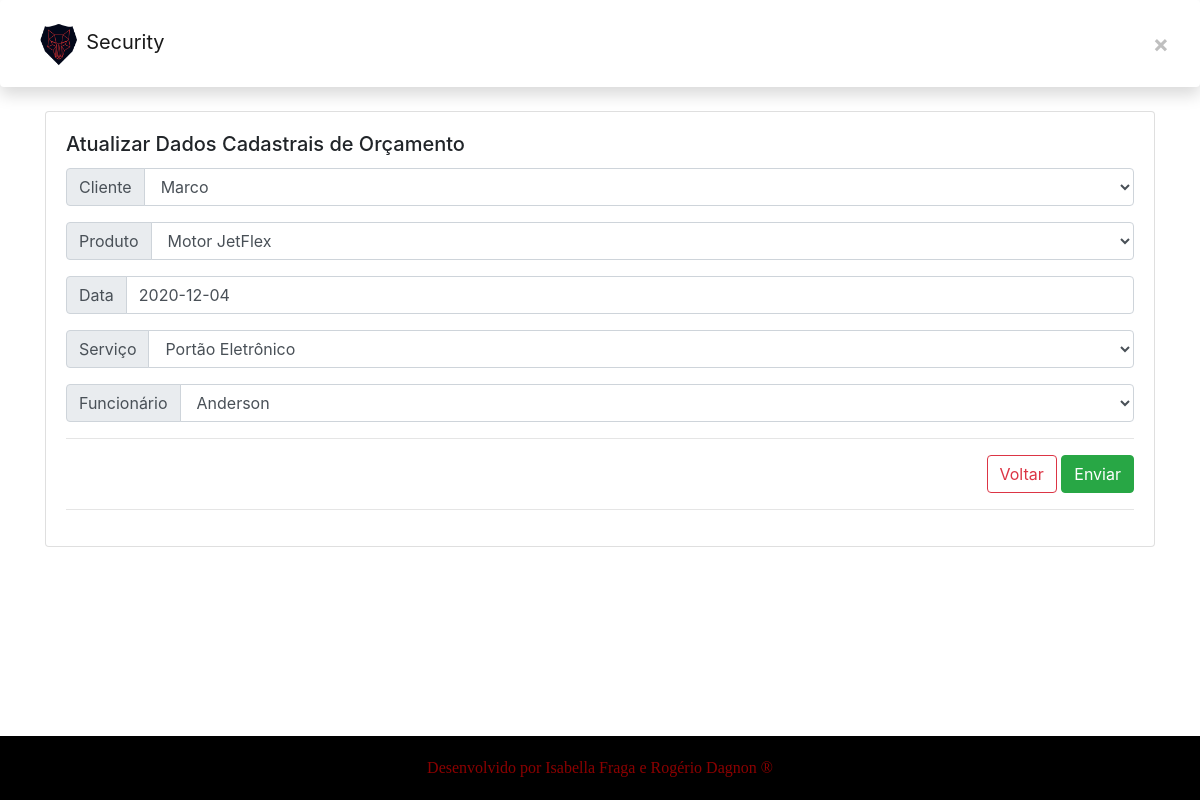
The page /app1/orcamento/1 on the database its author committed.
### app1/models.py (models this page shows, shortened)
class Orcamento(models.Model):
    cliente = models.ForeignKey(Cliente, on_delete=models.CASCADE, null=True)
    produto = models.ForeignKey(Produto, on_delete=models.CASCADE, null=True)
    funcionario = models.ForeignKey(Funcionario, on_delete=models.CASCADE, null=True)
    data = models.DateField(null=True)
    CATEGORIA_CHOICES = [
        ["CFTV", "CFTV"],
        ["AL", "Alarme"],
        ["CA", "Controle de Acesso"],
        ["TE", "Telefonia"],
        ["RE", "Redes"],
        ["PE", "Portão Eletrônico"],
    ]
    categoria = models.CharField(max_length=6, blank=False, choices=CATEGORIA_CHOICES, null=True)
    objetos = models.Manager()

### app1/views.py (the view)
# urls.py: path('orcamento/<pk>', OrcamentoUpdateView.as_view(), name="atualiza_orcamento"),
class OrcamentoUpdateView(UpdateView):
    template_name = "app3/orcamento/atualiza.html"
    model = Orcamento
    fields = '__all__'
    context_object_name = 'orcamento'
    success_url = reverse_lazy("app1:lista_orcamentos")

### app1/models.py (called while the page is built)
    def __str__(self):
        return self.nome

    def __str__(self):
        return self.usuario.first_name

    def __str__(self):
      return self.nomep

### app1/templates/app3/orcamento/atualiza.html (shortened to what this page needs)
{% extends "app3/_layouts/base.html" %}
{% load widget_tweaks %}
{% block conteudo %}
<div class="container mt-1 mb-5">
  <div class="row">
    <div class="col-lg-12 col-md-12 col-sm-12 col-xs-12">
      <div class="card">
        <div class="card-body">
          <h5 class="card-title">Atualizar Dados Cadastrais de Orçamento</h5>
          <form enctype="multipart/form-data" method="post">
                    <div class="input-group mb-3">
                         <div class="input-group-prepend">
                               <span class="input-group-text">Cliente</span>
                         </div>
                            {% render_field form.cliente class+="form-control" %}
                    </div>
                    <div class="input-group mb-3">
                         <div class="input-group-prepend">
                               <span class="input-group-text">Produto</span>
                         </div>
                            {% render_field form.produto class+="form-control" %}
                    </div>
                    <div class="input-group mb-3">
                         <div class="input-group-prepend">
                               <span class="input-group-text">Data</span>
                         </div>
                            {% render_field form.data class+="form-control" %}
                    </div>
                    <div class="input-group mb-3">
                         <div class="input-group-prepend">
                               <span class="input-group-text">Serviço</span>
                         </div>
                            {% render_field form.categoria class+="form-control" %}
                    </div>
                    <div class="input-group mb-3">
                         <div class="input-group-prepend">
                               <span class="input-group-text">Funcionário</span>
                         </div>
                            {% render_field form.funcionario class+="form-control" %}
                    </div>
            <hr/>
            <div class="text-right">
              <a href="{% url 'app1:lista_orcamentos' %}" class="btn btn-outline-danger">Voltar</a>
              <button class="btn btn-success">Enviar</button>
            </div>
              <hr>
          </form>
        </div>
      </div>
    </div>
  </div>
</div>
{% endblock %}

### rows shown on the page
Orcamento: cliente "Marco", produto "Motor JetFlex", data "2020-12-04", categoria "Portão Eletrônico", funcionario "Anderson"
